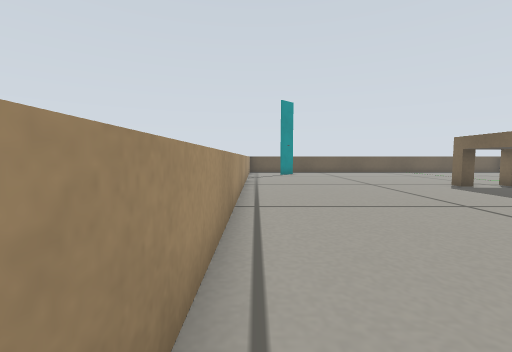
View 1 (above)

21 first-person views from a walk through a Gazebo world. The camera is 0.23 m above the floor, tilts 4° down and sees 90° across. The floor is counted in squares, 0.2 m on a side. Each view is taken from the middle of a square. On the plan, view 1 faces up. The plan holds only what a view shows up to about 12 squares ahead; the rest is blank.

View 2
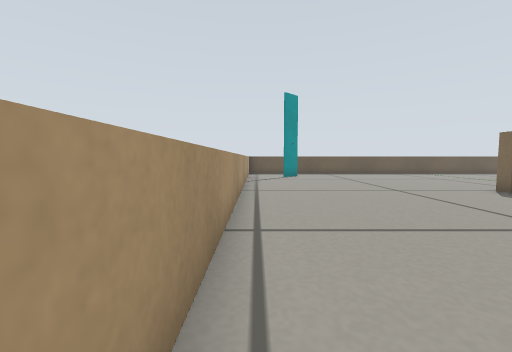

View 3
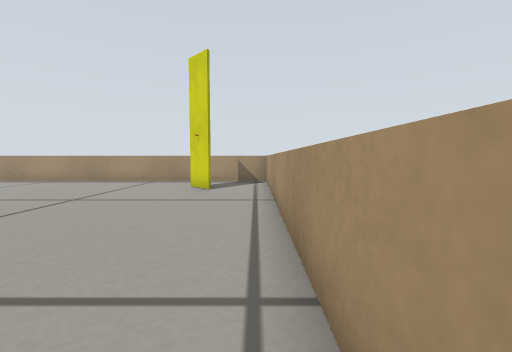

View 4
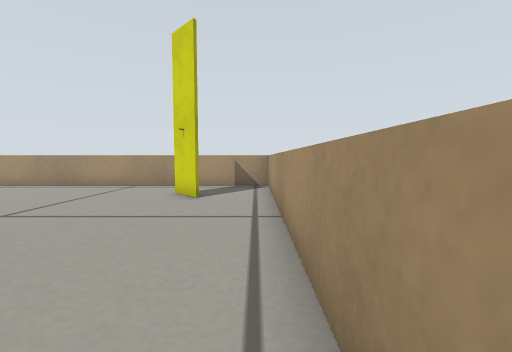

View 5
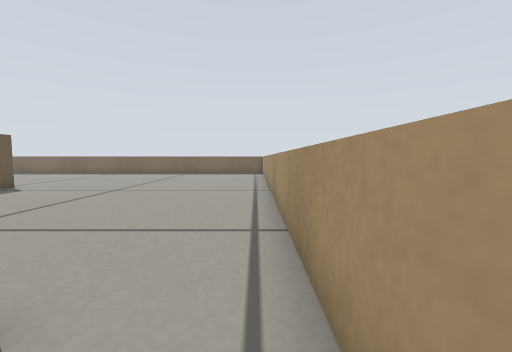

View 6
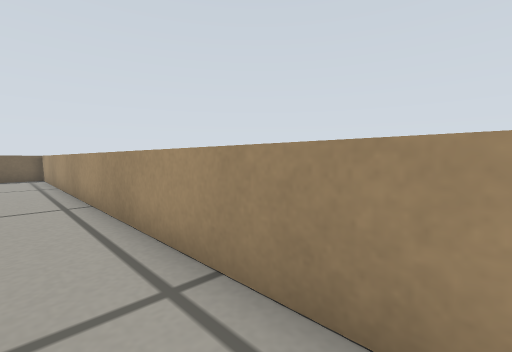

View 7
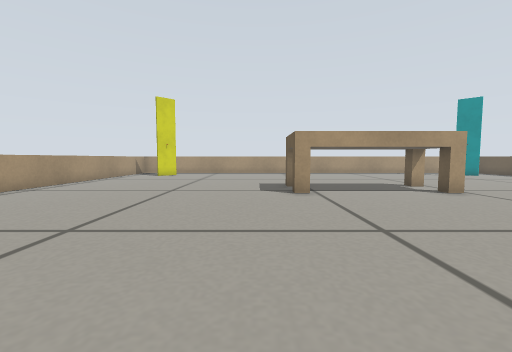

View 8
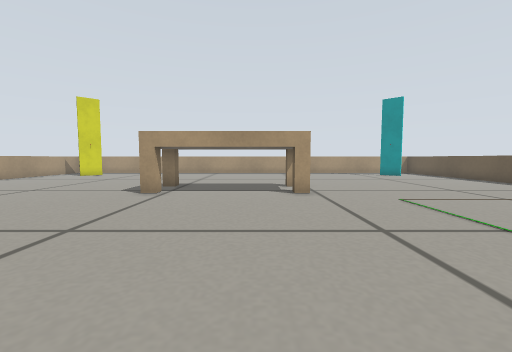

View 9
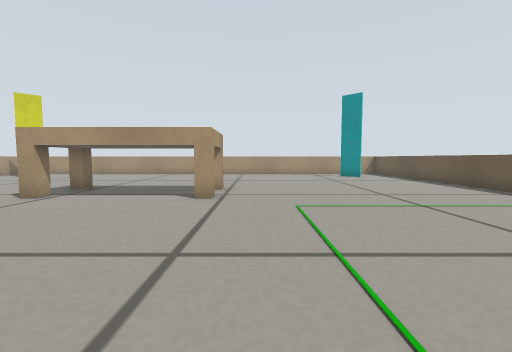

View 10
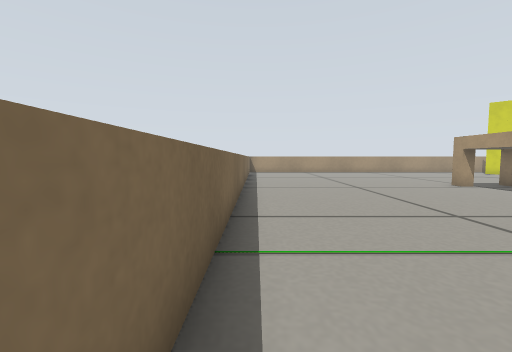

View 11
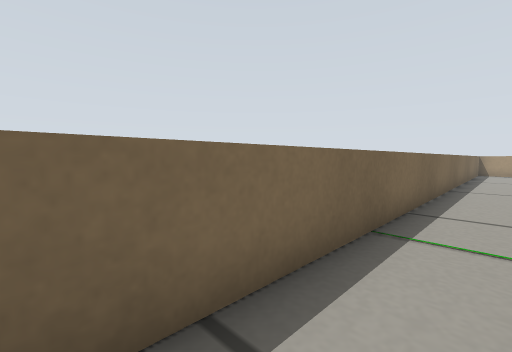

View 12
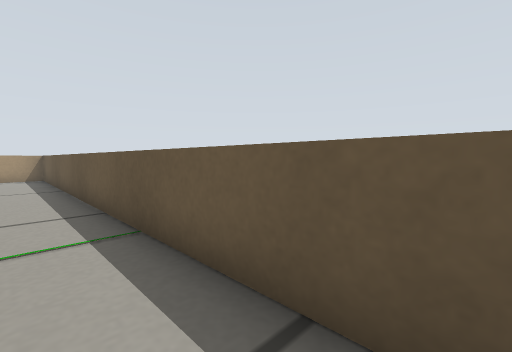

View 13
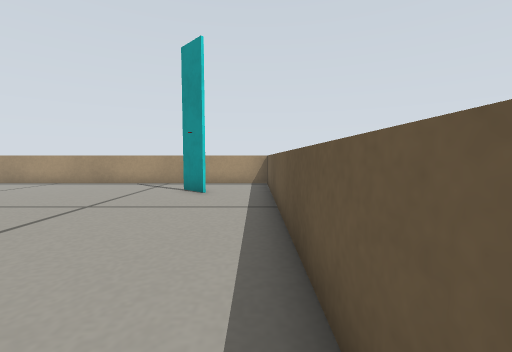

View 14
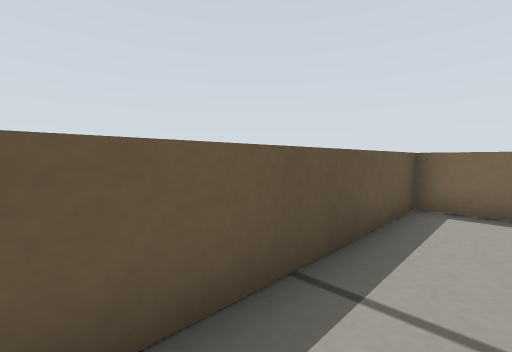

View 15
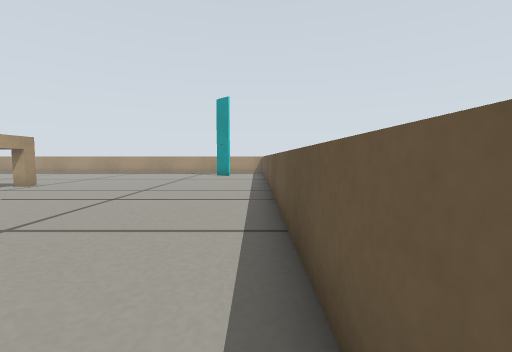

View 16
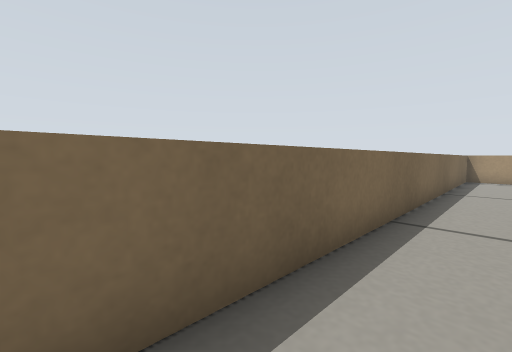

View 17
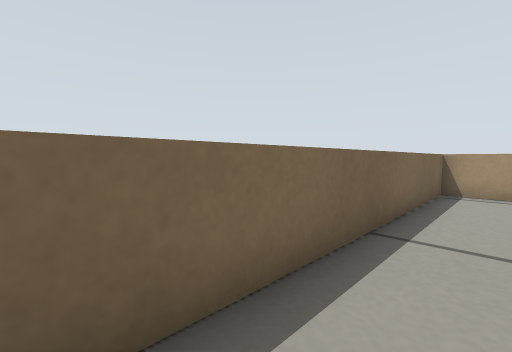

View 18
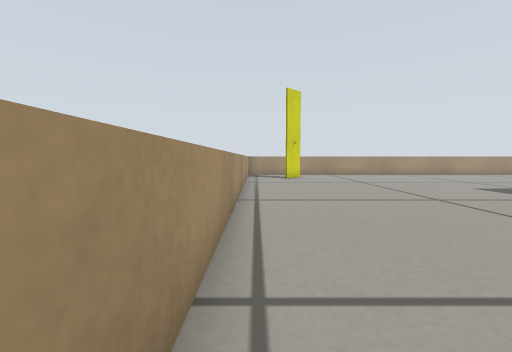

View 19
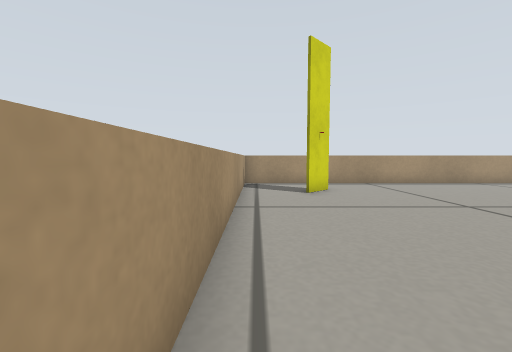

View 20
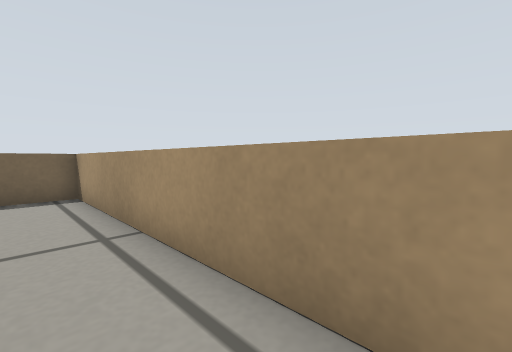

View 21
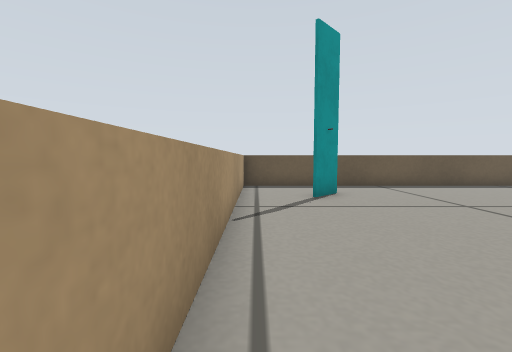

### Floor plan
Points are (right, up) in squares from view 1. A wall is a line through its corners. A room is listed if a view was taken in it or the views show most of it. See-through windows are left out.
Room 1 (views 1, 2, 3, 4, 5, 6, 7, 8, 9, 10, 11, 12, 13, 14, 15, 16, 17, 18, 19, 20, 21)
walls: (8.3, 8.2) (8.3, 10.8) (10.7, 10.8) (10.7, 5.2) (8.2, 5.2); (19.5, 18.9) (19.5, 20.5) (-0.5, 20.5) (-0.5, -4.5) (19.5, -4.5) (19.5, 17.1); (1.7, -1.3) (2.6, -2.3); (2.7, 18.3) (1.7, 17.3)

Where each view was taken, in squares from view 1:
view 1: 0 up, 0 right, facing up
view 2: 2 up, 0 right, facing up
view 3: 8 up, 0 right, facing down
view 4: 6 up, 0 right, facing down
view 5: 4 down, 1 right, facing right
view 6: 3 down, 3 right, facing down-right
view 7: 4 up, 19 right, facing left
view 8: 9 up, 19 right, facing left
view 9: 12 up, 18 right, facing left
view 10: 16 up, 19 right, facing down
view 11: 17 up, 18 right, facing down-right
view 12: 19 up, 16 right, facing up-left
view 13: 20 up, 11 right, facing left
view 14: 19 up, 13 right, facing up-right
view 15: 20 up, 19 right, facing left
view 16: 11 up, 18 right, facing down-right
view 17: 5 up, 18 right, facing down-right
view 18: 4 down, 17 right, facing left
view 19: 4 down, 11 right, facing left
view 20: 3 down, 11 right, facing down-right
view 21: 10 up, 0 right, facing up
